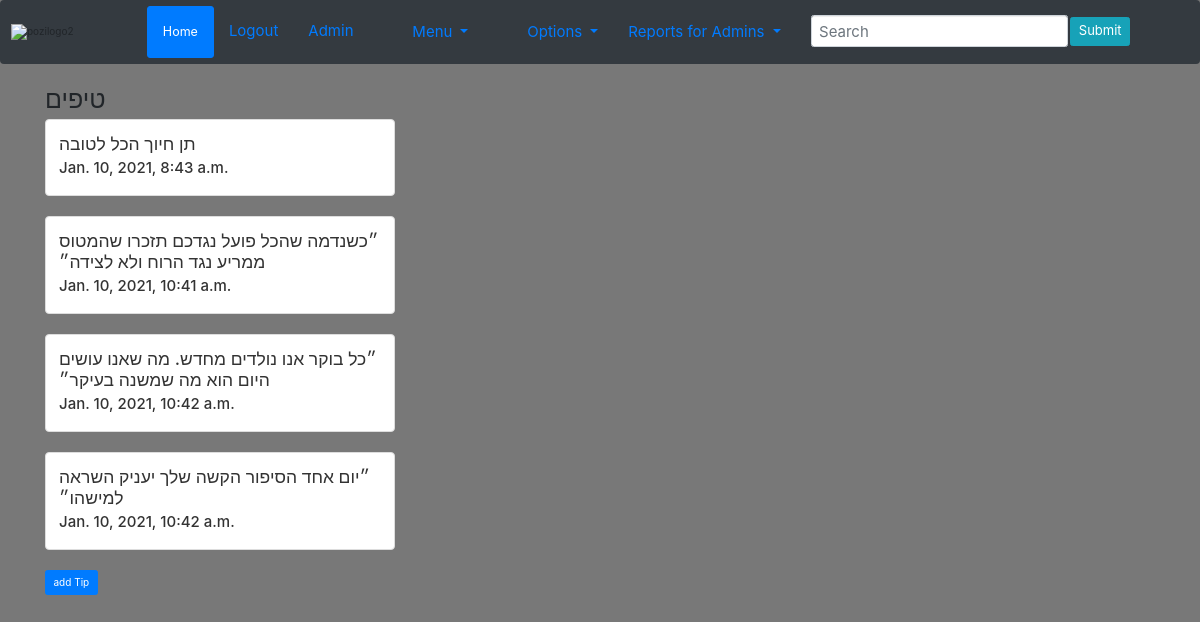
Page /chat/Daliy_Tip/ (signed in) on the committed database.
### chat/models.py (models this page shows, shortened)
class tip_model(models.Model):
    subject = models.CharField(max_length=300)
    text = models.TextField(max_length=5000, null=True)
    release_date = models.DateTimeField(auto_now_add=True, null=True)

### chat/views.py (the view)
def Daliy_Tip(request):
    All_Tips = tip_model.objects.all()
    context = {
        "Daliy_Tips": All_Tips
    }
    return render(request, 'chat/Daliy_Tip.html', context)

### chat/templates/chat/Daliy_Tip.html (shortened to what this page needs)
{% extends 'basic_app/base.html' %}
{% block body_block %}
<h1>  טיפים  </h1>
{% for tip in Daliy_Tips %}
      <div class="row">
  <div class="col-sm-6 col-md-4">
    <div class="thumbnail">
      <a href = '/chat/Daliy_Tip/tip_detail/{{ tip.id }}'><div class="caption">
          <h3> {{ tip.subject }} </h3>
          <h4>{{ tip.release_date }}</h4>
      </div></a>
    </div>
  </div>
    </div>
        {% endfor %}
              {% if not user.groups.all.0.name == "customer" %}
        <a href="{% url 'chat:Daliy_Tip_add'%}" class="btn btn-primary">add Tip</a>
    {% endif %}
{% endblock %}

### templates/basic_app/base.html (style rules this page uses)
body { background-color: rgb(120, 120, 120); }

### rows in the picture
tip_model: subject "תן חיוך הכל לטובה", release_date "Jan. 10, 2021, 8:43 a.m."
tip_model: subject "״כשנדמה שהכל פועל נגדכם תזכרו שהמטוס ממריע נגד הרוח ולא לצידה״", release_date "Jan. 10, 2021, 10:41 a.m."
tip_model: subject "״כל בוקר אנו נולדים מחדש. מה שאנו עושים היום הוא מה שמשנה בעיקר״", release_date "Jan. 10, 2021, 10:42 a.m."
tip_model: subject "״יום אחד הסיפור הקשה שלך יעניק השראה למישהו״", release_date "Jan. 10, 2021, 10:42 a.m."
